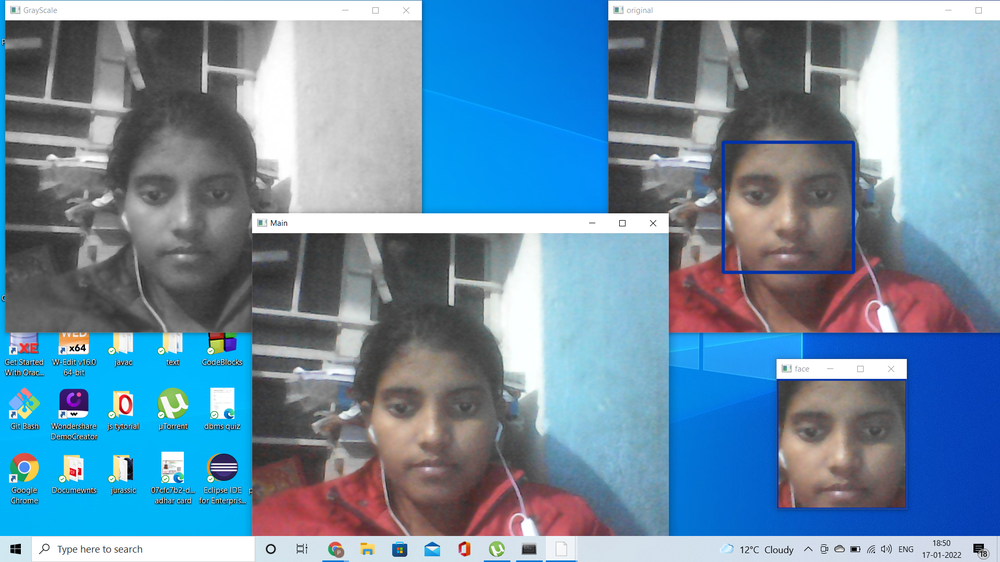
#> input picture face detection _web cam/gary_image.png, 1000 x 562 px, shrunk from 1920 x 1080 before the run, given in place of the camera
$ jupyter execute --allow-errors REALTIME_FACE_BLUR.ipynb   (text cells are left out)
#> lines starting #> are read from the running program, lines starting #| are printed output that depends on the picture; after the words box and inside, x2 and y2 are one past the last pixel; in counts of white or black regions, pixels touching at a corner belong together
[cell 1]
import cv2 as cv
import numpy as np
classifier = cv.CascadeClassifier("haarcascade_frontalface_default.xml")

[cell 2]
camera = cv.VideoCapture(0)
while True:

    _,img = camera.read()
#> img is the input picture: shape (562, 1000, 3); mean B, G, R 165.1, 141.1, 110
    img = cv.flip(img,1)
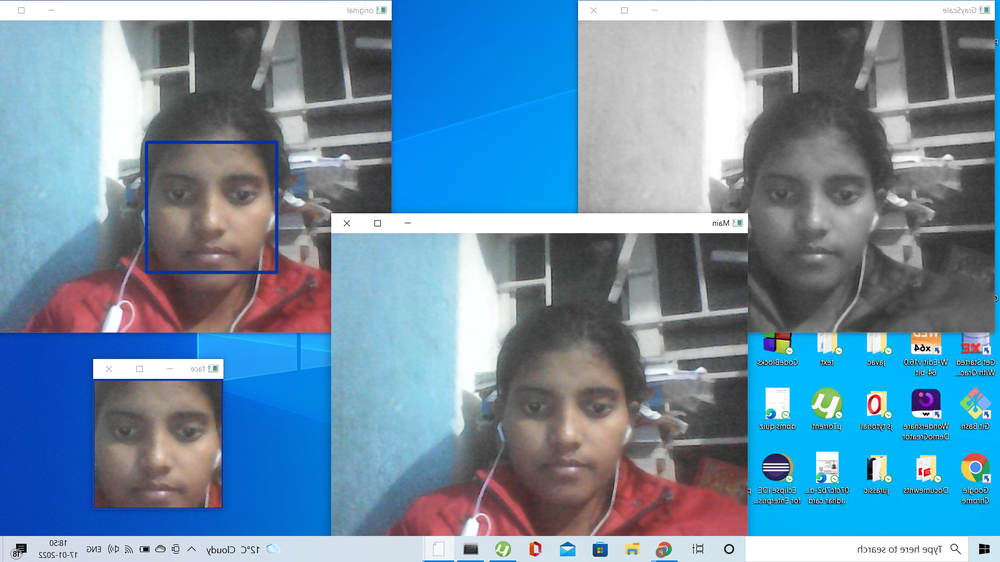
#> img: shape (562, 1000, 3); mean B, G, R 165.1, 141.1, 110
    gary = cv.cvtColor(img, cv.COLOR_RGB2GRAY)
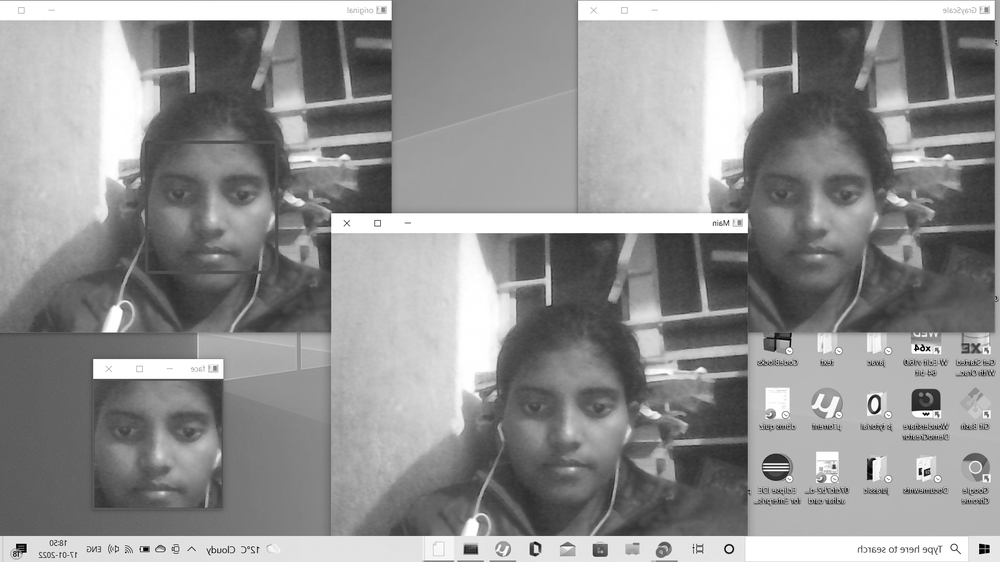
#> gary: shape (562, 1000); min 0, max 255, mean 144.7
    cv.imshow("original",img)
    blur = cv.blur(img,(50,50))
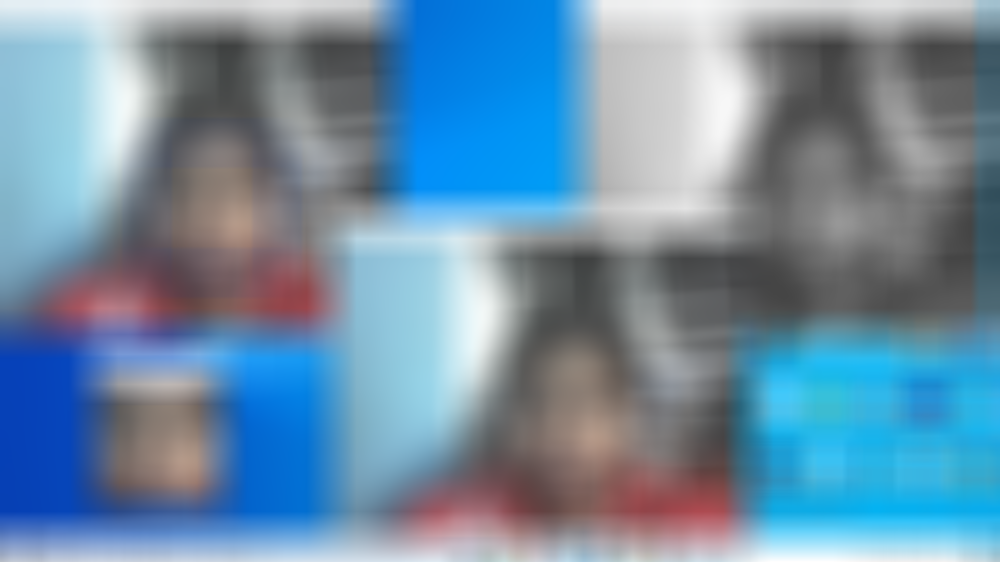
#> blur: shape (562, 1000, 3); mean B, G, R 165.1, 141.1, 110.1
    cv.imshow("blurr",blur)
    #faces = cv.detectMultiScale(img,1.7,2)
    key = cv.waitKey(30)
#> (key Esc is pressed here)
#> `faces = classifier.detectMultiScale(img, 1.5, 10)`: faces = ()
    if(key == 27):
        break
camera.release()

[cell 3]
camera = cv.VideoCapture(1)
#> (the rest of this cell did not finish here and is left out)

[cell 4]
camera = cv.VideoCapture(0)

while True:

    _,img = camera.read()
    img = cv.flip(img, 1)

    gray = cv.cvtColor(img, cv.COLOR_RGB2GRAY)

    faces = classifier.detectMultiScale(gray, 1.5, 5)
#> faces = [[756, 149, 122, 122], [120, 122, 182, 182], [725, 119, 182, 182], [477, 334, 182, 182]]

    for (x,y,w,h) in faces:
        cv.rectangle(img , (x,y), (x+w,y+h), (200,140,0), 5)

        face = img[ y:y+h , x:x+w ,:]
        face = cv.blur(face, (100,100))
        img[ y:y+h , x:x+w ,:] = face # to append the blur image of  detected image assigned the crop blurr image to croppedim
#> this loop made 4 passes
#> pass 1, `face = img[ y:y+h , x:x+w ,:]`:
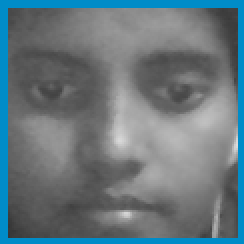
#> face: shape (122, 122, 3) (shown 2 times larger); mean B, G, R 125.4, 118.8, 103.1
#> pass 1, `face = cv.blur(face, (100,100))`:
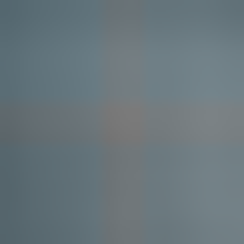
#> face: shape (122, 122, 3) (shown 2 times larger); mean B, G, R 124.1, 118.2, 104.6
#> pass 2, `face = img[ y:y+h , x:x+w ,:]`:
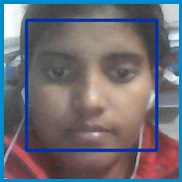
#> face: shape (182, 182, 3); mean B, G, R 115.5, 108, 110.2
#> pass 2, `face = cv.blur(face, (100,100))`:
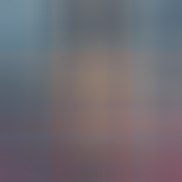
#> face: shape (182, 182, 3); mean B, G, R 114.6, 107.7, 111.3
#> after the loop:
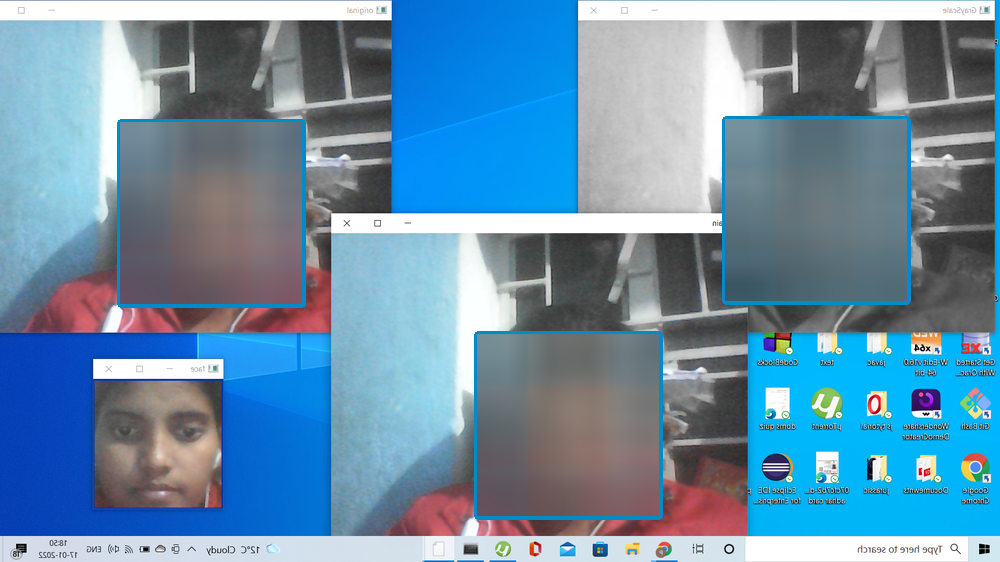
#> img: shape (562, 1000, 3); 19.06% of pixels changed, all inside (x1, y1, x2, y2) = (117, 116, 911, 520)


    cv.imshow("Original", img)
#    cv.imshow("Face", face)

    key = cv.waitKey(30)
#> (key Esc is pressed here)

    if(key == 27):
        break

camera.release()

$ run again, on face detection _web cam/facedec_crop.png
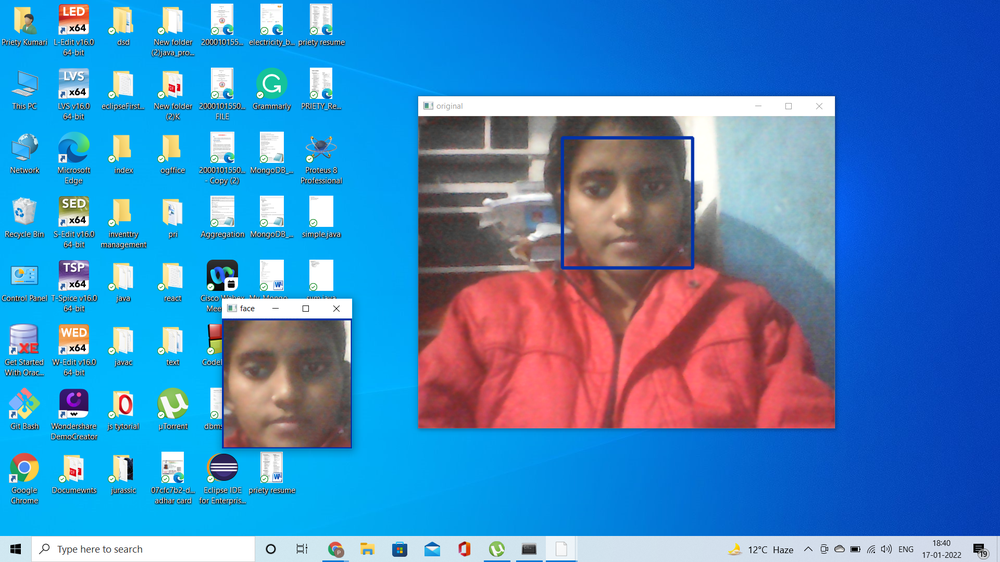
#> input picture face detection _web cam/facedec_crop.png, 1000 x 562 px, shrunk from 1920 x 1080 before the run, given in place of the camera
#> img is the input picture: shape (562, 1000, 3); mean B, G, R 191.3, 135.1, 69.9
#> `faces = classifier.detectMultiScale(img, 1.5, 10)`: faces = [[315, 142, 122, 122]]
#> the loop `for (x,y,w,h) in faces:` made 1 pass
#> after the loop `for (x,y,w,h) in faces:`:
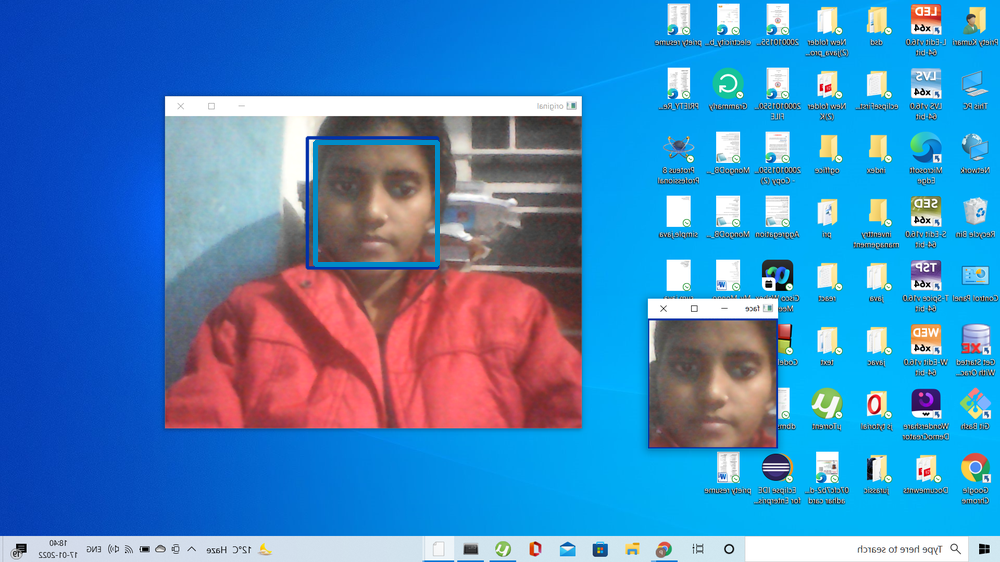
#> img: shape (562, 1000, 3); mean B, G, R 191.7, 135.4, 69.5
#> `faces = classifier.detectMultiScale(gray, 1.5, 5)`: faces = [[315, 141, 122, 122], [659, 325, 122, 122]]
#> the loop `for (x,y,w,h) in faces:` made 2 passes
#> after the loop `for (x,y,w,h) in faces:`:
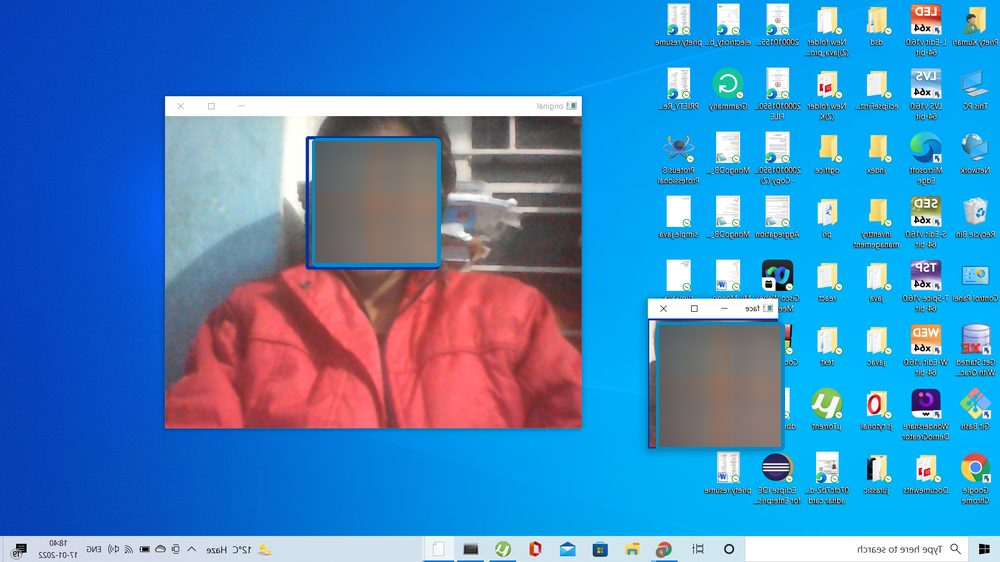
#> img: shape (562, 1000, 3); mean B, G, R 192.2, 135.6, 68.9

$ run again, on face detection _web cam/hue+rgb.png
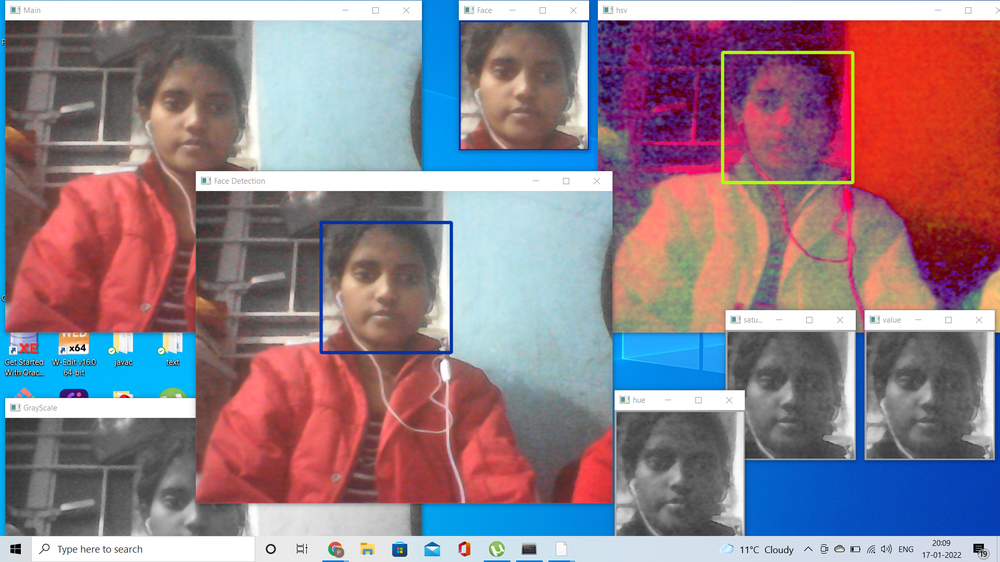
#> input picture face detection _web cam/hue+rgb.png, 1000 x 562 px, shrunk from 1920 x 1080 before the run, given in place of the camera
#> img is the input picture: shape (562, 1000, 3); mean B, G, R 137.5, 126.7, 145.4
#> `faces = classifier.detectMultiScale(img, 1.5, 10)`: faces = ()
#> `faces = classifier.detectMultiScale(gray, 1.5, 5)`: faces = [[414, 22, 122, 122], [745, 55, 122, 122], [554, 227, 122, 122], [9, 334, 122, 122]]
#> the loop `for (x,y,w,h) in faces:` made 4 passes
#> (x, y) on passes 1 to 4: (414, 22), (745, 55), (554, 227), (9, 334)
#> pass 1, `face = cv.blur(face, (100,100))`:
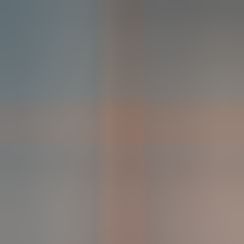
#> face: shape (122, 122, 3) (shown 2 times larger); mean B, G, R 117.7, 121.3, 128
#> after the loop `for (x,y,w,h) in faces:`:
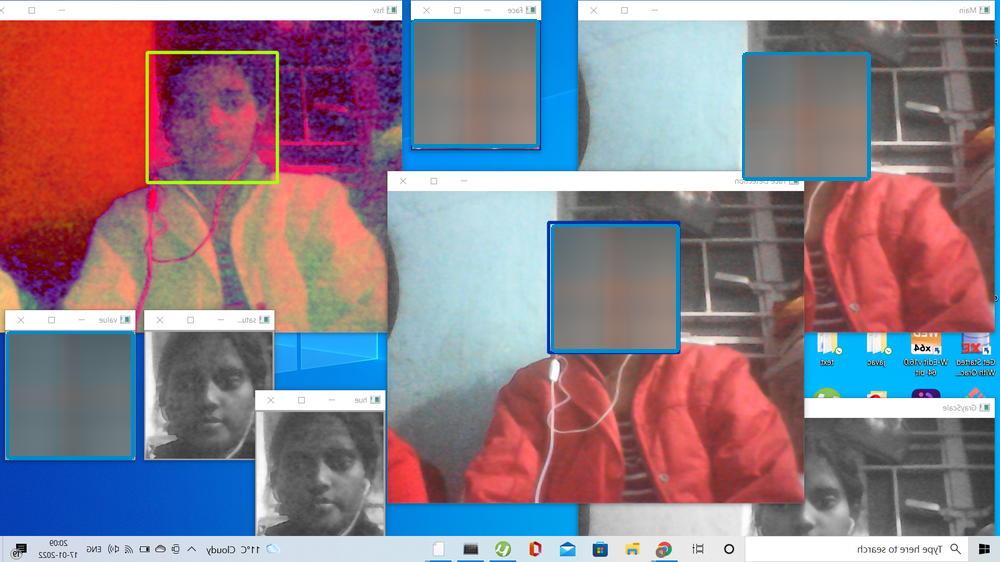
#> img: shape (562, 1000, 3); mean B, G, R 138.6, 126.6, 142
